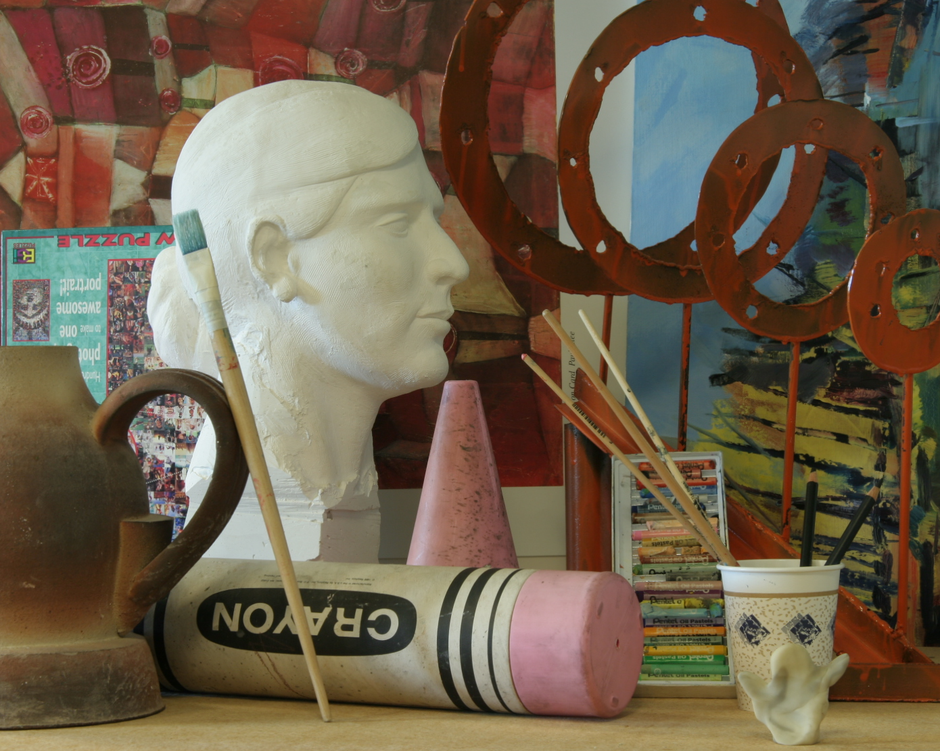
#> input picture Art/view1.png, 940 x 751 px, shrunk from 1390 x 1110 before the run, found by its file name
$ python 56272737_asm2.py
#> lines starting #> are read from the running program, lines starting #| are printed output that depends on the picture; long printed decimals are rounded
# #####################
# CS4186 ASM2
# CHAN WAI HONG
# 56272737
# #####################

import numpy as np
import cv2 as cv
from matplotlib import pyplot as plt

paths = ["Art\\", "Reindeer\\", "Dolls\\"]

# #######################
#  Feature Extracting / Image Retification
# #######################

def image_rectification(left_view, right_view, currentfname):  # i = index of loop

    good, pts1, pts2 = [], [], []

    orb = cv.ORB_create()
    kp1, des1 = orb.detectAndCompute(left_view, None)
    kp2, des2 = orb.detectAndCompute(right_view, None)

    # kp from ORB
    left_view_kp = cv.drawKeypoints(left_view, kp1, outImage=np.array([]), color=(0, 0, 255))
    cv.imwrite("left_view_kp_"+ currentfname +".jpg",left_view_kp)

    right_view_kp =cv.drawKeypoints(right_view, kp2, outImage=np.array([]), color=(0, 0, 255))
    cv.imwrite("right_view_kp_"+ currentfname +".jpg",right_view_kp)

    # FLANN matches
    index_params = dict(algorithm=0, trees=100)
    search_params = dict(checks=50)
    flann = cv.FlannBasedMatcher(index_params, search_params)
    flann_match_pairs = flann.knnMatch(np.asarray(des1, np.float32), np.asarray(des2, np.float32), k=2)

    # remove false matches
    threshold = 0.3
    threshold = 1-threshold
    for i,(m,n) in enumerate(flann_match_pairs):
        if m.distance < threshold * n.distance:
            good.append([m])
            pts1.append(kp1[m.queryIdx].pt)
            pts2.append(kp2[m.trainIdx].pt)

    #print("good matches: " + str(len(good)))

    # compute Fundamental Matrix
    pts1 = np.array(pts1)
    pts2 = np.array(pts2)
    fMatrix, inliers = cv.findFundamentalMat(pts1,pts2,cv.FM_LMEDS)

    # plot out all matches
    matches_img = cv.drawMatchesKnn(left_view,kp1,right_view,kp2,good,None,flags=2)
    plt.figure(figsize = (200,10))
    plt.imshow(matches_img)
    cv.imwrite("matches_"+ currentfname +".jpg", matches_img)

    # rectification transform
    h1, w1 = left_view.shape
    h2, w2 = right_view.shape
    thresh = 0
    _, H1, H2 = cv.stereoRectifyUncalibrated(
        np.float32(pts1),
        np.float32(pts2),
        fMatrix, imgSize=(w1, h1),
        threshold=thresh,)

    # undistort
    left_view_undistorted = cv.warpPerspective(left_view, H1, (w1, h1))
    right_view_undistorted = cv.warpPerspective(right_view, H2, (w2, h2))
    cv.imwrite("left_view_undistorted_"+ currentfname +".png", left_view_undistorted)
    cv.imwrite("right_view_undistorted_"+ currentfname +".png", right_view_undistorted)

    return left_view_undistorted, right_view_undistorted

# #######################
#  Stereo Disparities Processing
# #######################

for i in range(3):

    currentfname = paths[i][:-1].lower()

    left_view = cv.imread(paths[i] + 'view1.png', cv.IMREAD_GRAYSCALE)
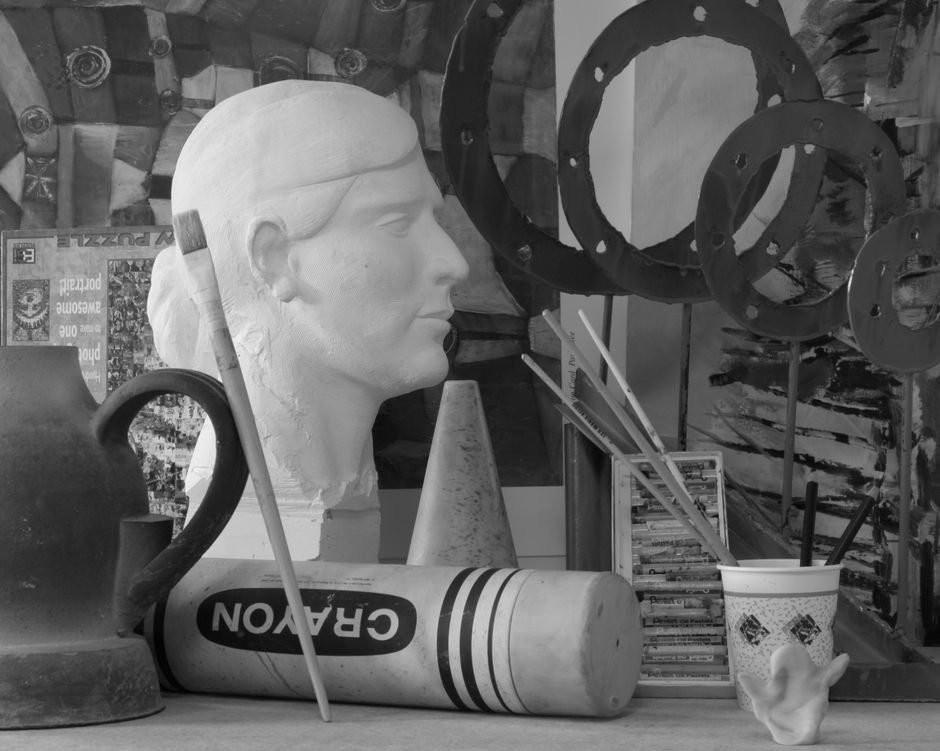
#> left_view: shape (751, 940); min 3, max 244, mean 97.4
    right_view = cv.imread(paths[i] + 'view5.png', cv.IMREAD_GRAYSCALE)
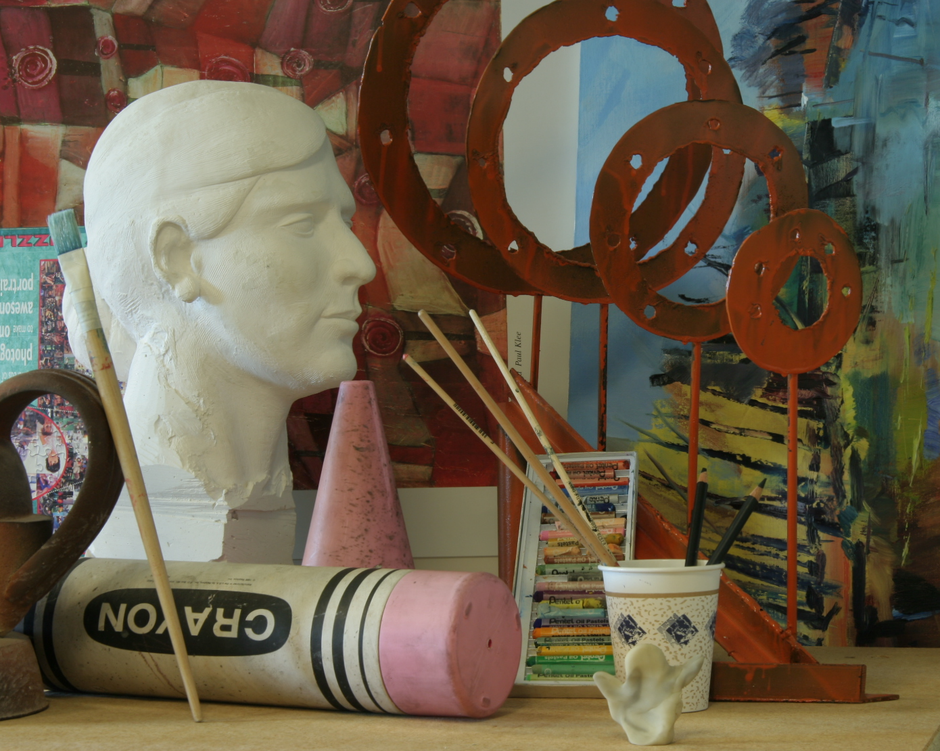
#> input picture Art/view5.png, 940 x 751 px, shrunk from 1390 x 1110 before the run, found by its file name
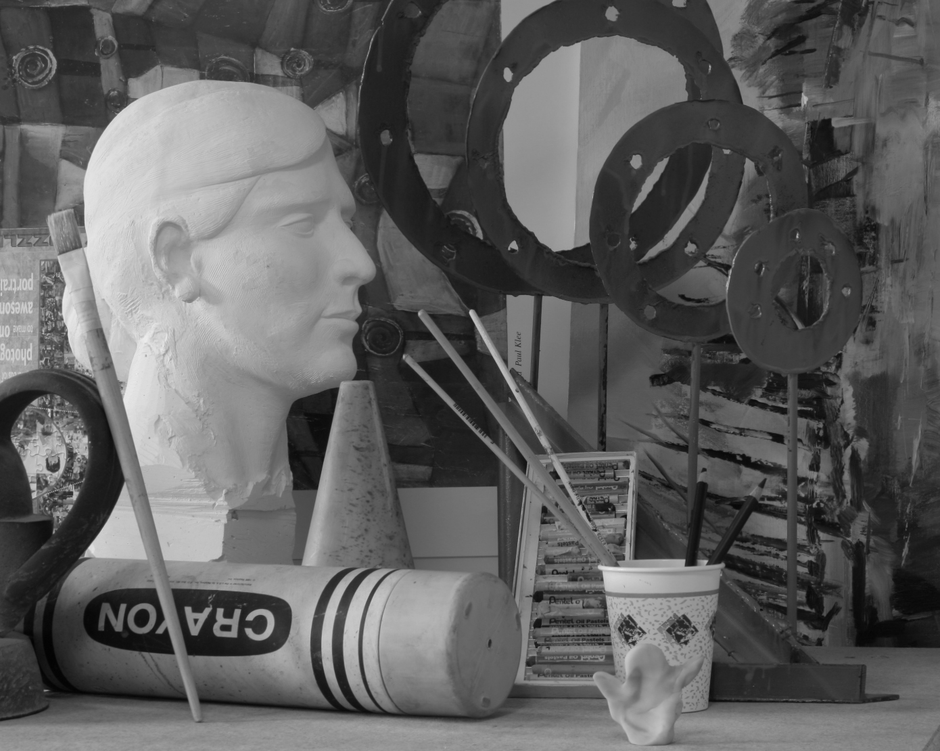
#> right_view: shape (751, 940); min 2, max 237, mean 94.9

    left_view_undistorted, right_view_undistorted = image_rectification(left_view,right_view, currentfname)
#> in image_rectification, `kp1, des1 = orb.detectAndCompute(left_view, None)`: kp1 = 500 keypoints; strongest (x, y, size): (801, 565, 31), (382, 630, 92.6), (32, 260, 31), (383, 617, 77.1)
#> in image_rectification, `kp2, des2 = orb.detectAndCompute(right_view, None)`: kp2 = 500 keypoints; strongest (x, y, size): (469, 312, 31), (470, 310, 31), (257, 630, 92.6), (261, 617, 77.1)
#> in image_rectification, `flann_match_pairs = flann.knnMatch(np.asarray(des1, np.float32), np.as..`: flann_match_pairs = 500 matches
#> after the loop in image_rectification, `for i,(m,n) in enumerate(flann_match_pairs):`: good = 40 matches; pts1 = 40 pairs, first value 233.3 to 819, second value 79.2 to 653; pts2 = 40 pairs, first value 117.5 to 696, second value 80 to 653
#> in image_rectification, `fMatrix, inliers = cv.findFundamentalMat(pts1,pts2,cv.FM_LMEDS)`: fMatrix = [[-6.23e-21, -4.93e-18, 3.01e-15], [5.03e-18, 2.03e-19, -0.0128], [-3.06e-15, 0.0128, 4.65e-13]]; inliers = 40 values, max 1 at index 0, min 0 at index 3, mean 0.9
#> in image_rectification, `matches_img = cv.drawMatchesKnn(left_view,kp1,right_view,kp2,good,None..`:
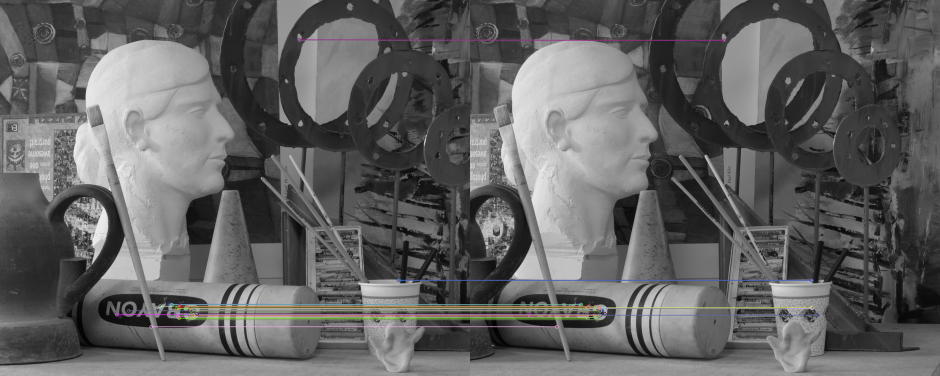
#> matches_img: shape (751, 1880, 3) (shown at 1/2 size); mean of channels 0, 1, 2 96.8, 96.9, 97.1; drawn as B, G, R
#> in image_rectification, `_, H1, H2 = cv.stereoRectifyUncalibrated( np.float32(pts1), np.float32..`: H1 = [[-0.013, 0.000661, 1.22], [1.47e-13, -0.0128, -8.65e-13], [3.9e-16, 3.84e-16, -0.0128]]; H2 = [[1, 9.03e-14, -3.39e-11], [-9.03e-14, 1, 4.25e-11], [0, 0, 1]]
#> in image_rectification, `left_view_undistorted = cv.warpPerspective(left_view, H1, (w1, h1))`:
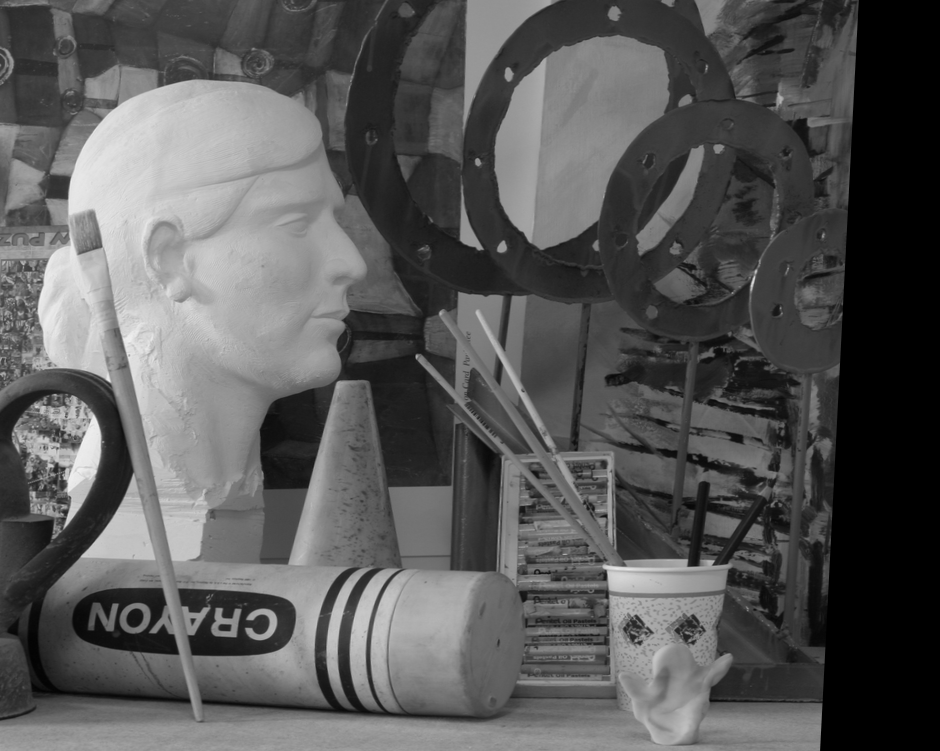
#> left_view_undistorted: shape (751, 940); min 0, max 242, mean 87.9

    # Semi-Global Block Matching
    stereo = cv.StereoSGBM_create()
    # parameters that I think is THE BEST
    stereo.setMinDisparity(-128)
    stereo.setNumDisparities(256)
    stereo.setBlockSize(16)
    stereo.setDisp12MaxDiff(0)
    stereo.setUniquenessRatio(5)
    stereo.setSpeckleRange(2)
    stereo.setSpeckleWindowSize(200)

    # compute disparities
    disparity = stereo.compute(left_view_undistorted, right_view_undistorted)
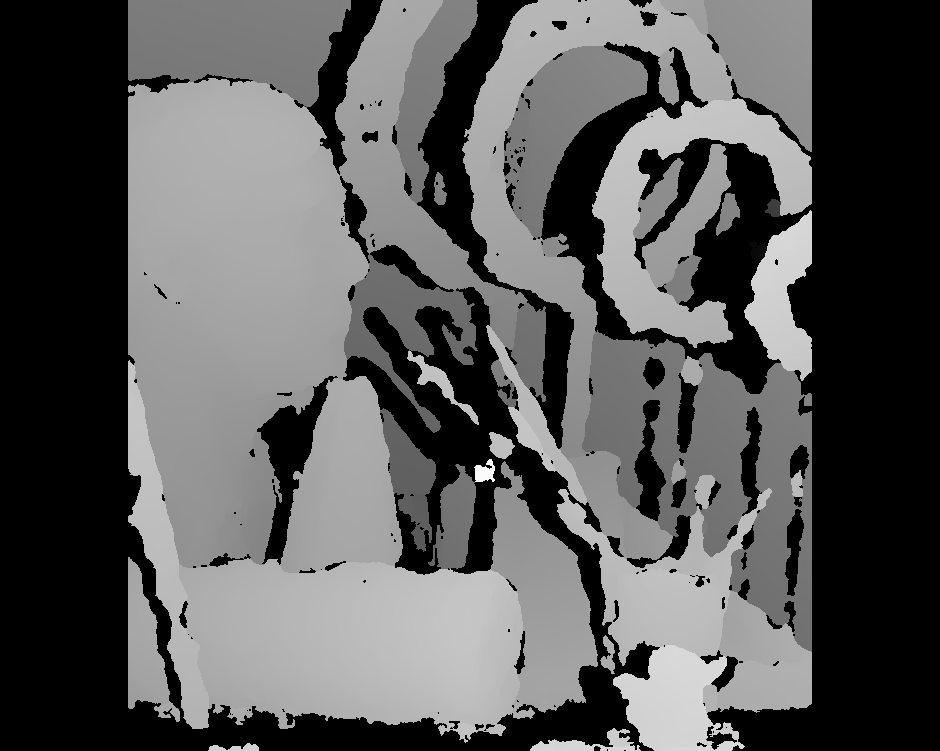
#> disparity: shape (751, 940) int16; min -2064, max 909, mean -1019.3; drawn with min black and max white
    # reduce the depth of whole image
    disparity = cv.normalize(disparity, disparity, alpha=255, beta=0, norm_type=cv.NORM_MINMAX)
    # store image as 256 color format
    disparity = np.uint8(disparity)


    cv.imwrite("result_"+currentfname+".png", disparity)

    from PIL import Image
    import numpy
    import math

    def psnr(img1, img2):
        mse = numpy.mean( ((img1 - img2)) ** 2 )
        if mse == 0:
            return 'INF'
        PIXEL_MAX = 255.0
        return 20 * math.log10(PIXEL_MAX / math.sqrt(mse))


    gt = cv.imread(paths[i] + 'disp1.png', cv.IMREAD_GRAYSCALE)
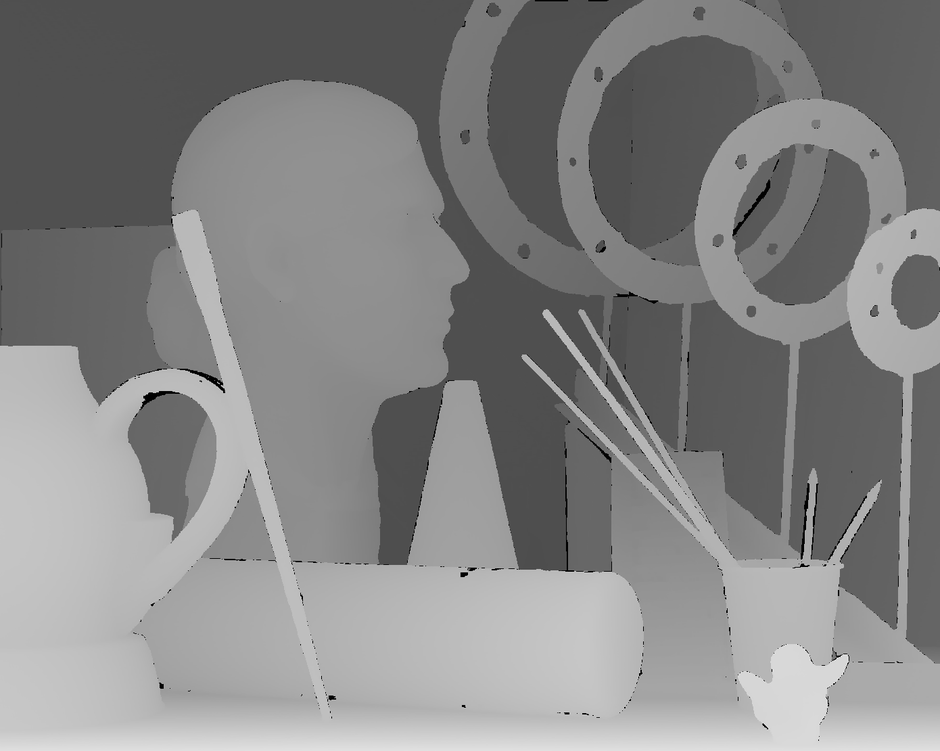
#> input picture Art/disp1.png, 940 x 751 px, shrunk from 1390 x 1110 before the run, found by its file name
#> gt is the input picture: shape (751, 940); min 0, max 254, mean 132.5
    pre = cv.imread("result_"+currentfname+".png", cv.IMREAD_GRAYSCALE)
    print("psnr of image " +currentfname+" :" + str(psnr(disparity, gt)))
#> in psnr, `mse = numpy.mean( ((img1 - img2)) ** 2 )`: mse = 100.7
#| psnr of image art :28.102
